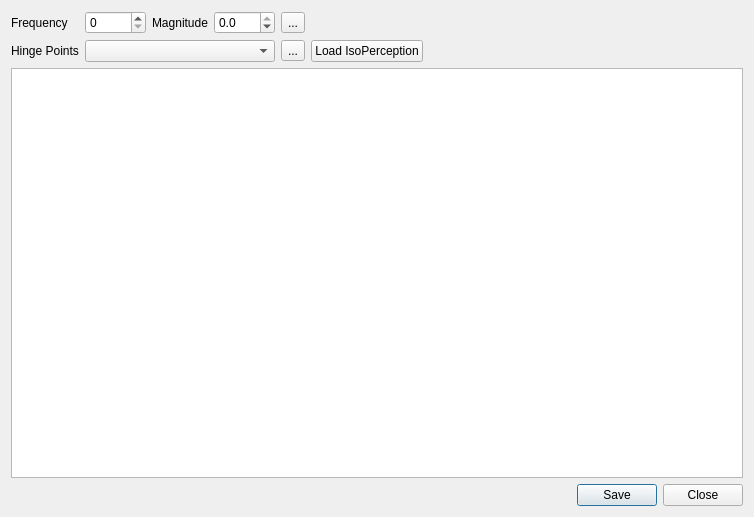
<?xml version="1.0" encoding="UTF-8"?>
<ui version="4.0">
 <class>targetCurveDialog</class>
 <widget class="QDialog" name="targetCurveDialog">
  <property name="geometry">
   <rect>
    <x>0</x>
    <y>0</y>
    <width>754</width>
    <height>517</height>
   </rect>
  </property>
  <property name="windowTitle">
   <string>Create Target Curve</string>
  </property>
  <layout class="QGridLayout" name="gridLayout" columnstretch="0,0,0,0,0,0,0">
   <item row="3" column="0" colspan="7">
    <widget class="PlotWidgetForSpectrum" name="preview"/>
   </item>
   <item row="0" column="3">
    <widget class="QDoubleSpinBox" name="magnitude">
     <property name="decimals">
      <number>1</number>
     </property>
     <property name="minimum">
      <double>-120.000000000000000</double>
     </property>
     <property name="maximum">
      <double>0.000000000000000</double>
     </property>
     <property name="singleStep">
      <double>0.100000000000000</double>
     </property>
    </widget>
   </item>
   <item row="0" column="0">
    <widget class="QLabel" name="frequencyLabel">
     <property name="text">
      <string>Frequency</string>
     </property>
    </widget>
   </item>
   <item row="0" column="2">
    <widget class="QLabel" name="magnitudeLabel">
     <property name="text">
      <string>Magnitude</string>
     </property>
    </widget>
   </item>
   <item row="1" column="4">
    <widget class="QToolButton" name="deleteHingeButton">
     <property name="text">
      <string>...</string>
     </property>
    </widget>
   </item>
   <item row="4" column="6">
    <widget class="QDialogButtonBox" name="buttonBox">
     <property name="orientation">
      <enum>Qt::Horizontal</enum>
     </property>
     <property name="standardButtons">
      <set>QDialogButtonBox::Close|QDialogButtonBox::Save</set>
     </property>
    </widget>
   </item>
   <item row="0" column="1">
    <widget class="QDoubleSpinBox" name="frequency">
     <property name="decimals">
      <number>0</number>
     </property>
     <property name="maximum">
      <double>24000.000000000000000</double>
     </property>
    </widget>
   </item>
   <item row="0" column="6">
    <spacer name="horizontalSpacer">
     <property name="orientation">
      <enum>Qt::Horizontal</enum>
     </property>
     <property name="sizeHint" stdset="0">
      <size>
       <width>40</width>
       <height>20</height>
      </size>
     </property>
    </spacer>
   </item>
   <item row="1" column="1" colspan="3">
    <widget class="QComboBox" name="hinges"/>
   </item>
   <item row="1" column="0">
    <widget class="QLabel" name="label">
     <property name="text">
      <string>Hinge Points</string>
     </property>
    </widget>
   </item>
   <item row="0" column="4">
    <widget class="QToolButton" name="addHingeButton">
     <property name="text">
      <string>...</string>
     </property>
    </widget>
   </item>
   <item row="1" column="5">
    <widget class="QPushButton" name="loadIsoTarget">
     <property name="text">
      <string>Load IsoPerception</string>
     </property>
    </widget>
   </item>
  </layout>
 </widget>
 <customwidgets>
  <customwidget>
   <class>PlotWidgetForSpectrum</class>
   <extends>QGraphicsView</extends>
   <header>qvibe</header>
  </customwidget>
 </customwidgets>
 <resources/>
 <connections>
  <connection>
   <sender>buttonBox</sender>
   <signal>accepted()</signal>
   <receiver>targetCurveDialog</receiver>
   <slot>accept()</slot>
   <hints>
    <hint type="sourcelabel">
     <x>248</x>
     <y>254</y>
    </hint>
    <hint type="destinationlabel">
     <x>157</x>
     <y>274</y>
    </hint>
   </hints>
  </connection>
  <connection>
   <sender>buttonBox</sender>
   <signal>rejected()</signal>
   <receiver>targetCurveDialog</receiver>
   <slot>reject()</slot>
   <hints>
    <hint type="sourcelabel">
     <x>316</x>
     <y>260</y>
    </hint>
    <hint type="destinationlabel">
     <x>286</x>
     <y>274</y>
    </hint>
   </hints>
  </connection>
 </connections>
</ui>
